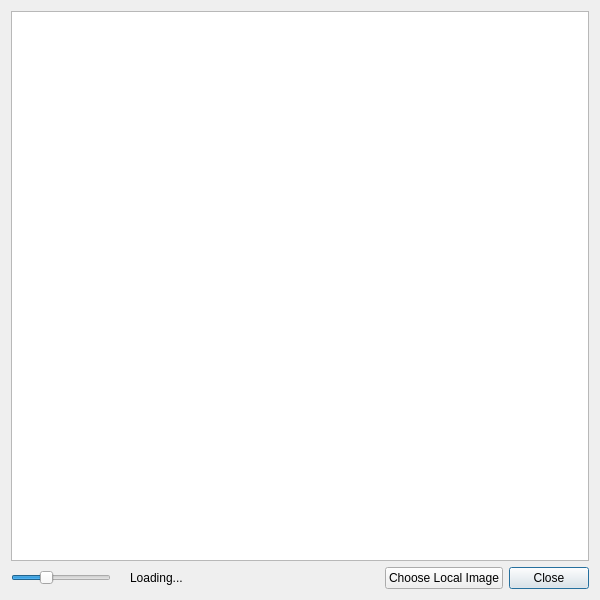
<?xml version="1.0" encoding="UTF-8"?>
<ui version="4.0">
 <class>MovieImageDialog</class>
 <widget class="QDialog" name="MovieImageDialog">
  <property name="windowModality">
   <enum>Qt::WindowModal</enum>
  </property>
  <property name="geometry">
   <rect>
    <x>0</x>
    <y>0</y>
    <width>600</width>
    <height>600</height>
   </rect>
  </property>
  <property name="windowTitle">
   <string>Choose an Image</string>
  </property>
  <property name="styleSheet">
   <string notr="true">#MovieImageDialog {
	background-image: url(:/img/pattern_dark.png);
}</string>
  </property>
  <property name="modal">
   <bool>true</bool>
  </property>
  <layout class="QVBoxLayout" name="verticalLayout">
   <item>
    <widget class="MyTableWidget" name="table">
     <property name="minimumSize">
      <size>
       <width>400</width>
       <height>0</height>
      </size>
     </property>
     <property name="acceptDrops">
      <bool>true</bool>
     </property>
     <property name="editTriggers">
      <set>QAbstractItemView::NoEditTriggers</set>
     </property>
     <property name="selectionMode">
      <enum>QAbstractItemView::SingleSelection</enum>
     </property>
     <property name="showGrid">
      <bool>false</bool>
     </property>
     <attribute name="horizontalHeaderVisible">
      <bool>false</bool>
     </attribute>
     <attribute name="verticalHeaderVisible">
      <bool>false</bool>
     </attribute>
     <column>
      <property name="text">
       <string>Neue Spalte</string>
      </property>
     </column>
     <column>
      <property name="text">
       <string>Neue Spalte</string>
      </property>
     </column>
     <column>
      <property name="text">
       <string>Neue Spalte</string>
      </property>
     </column>
     <column>
      <property name="text">
       <string>Neue Spalte</string>
      </property>
     </column>
     <column>
      <property name="text">
       <string>Neue Spalte</string>
      </property>
     </column>
    </widget>
   </item>
   <item>
    <layout class="QHBoxLayout" name="horizontalLayout" stretch="0,0,1,0,0,0">
     <item>
      <widget class="QSlider" name="previewSizeSlider">
       <property name="minimumSize">
        <size>
         <width>100</width>
         <height>0</height>
        </size>
       </property>
       <property name="maximumSize">
        <size>
         <width>100</width>
         <height>16777215</height>
        </size>
       </property>
       <property name="toolTip">
        <string>Preview size</string>
       </property>
       <property name="minimum">
        <number>4</number>
       </property>
       <property name="maximum">
        <number>16</number>
       </property>
       <property name="singleStep">
        <number>1</number>
       </property>
       <property name="pageStep">
        <number>1</number>
       </property>
       <property name="value">
        <number>8</number>
       </property>
       <property name="orientation">
        <enum>Qt::Horizontal</enum>
       </property>
      </widget>
     </item>
     <item>
      <widget class="QLabel" name="labelSpinner">
       <property name="text">
        <string/>
       </property>
      </widget>
     </item>
     <item>
      <widget class="QLabel" name="labelLoading">
       <property name="text">
        <string>Loading...</string>
       </property>
      </widget>
     </item>
     <item>
      <spacer name="horizontalSpacer">
       <property name="orientation">
        <enum>Qt::Horizontal</enum>
       </property>
       <property name="sizeHint" stdset="0">
        <size>
         <width>40</width>
         <height>20</height>
        </size>
       </property>
      </spacer>
     </item>
     <item>
      <widget class="QPushButton" name="buttonChoose">
       <property name="text">
        <string>Choose Local Image</string>
       </property>
       <property name="autoDefault">
        <bool>false</bool>
       </property>
      </widget>
     </item>
     <item>
      <widget class="QPushButton" name="buttonClose">
       <property name="text">
        <string>Close</string>
       </property>
      </widget>
     </item>
    </layout>
   </item>
  </layout>
 </widget>
 <customwidgets>
  <customwidget>
   <class>MyTableWidget</class>
   <extends>QTableWidget</extends>
   <header>MyTableWidget.h</header>
  </customwidget>
 </customwidgets>
 <resources/>
 <connections/>
</ui>
